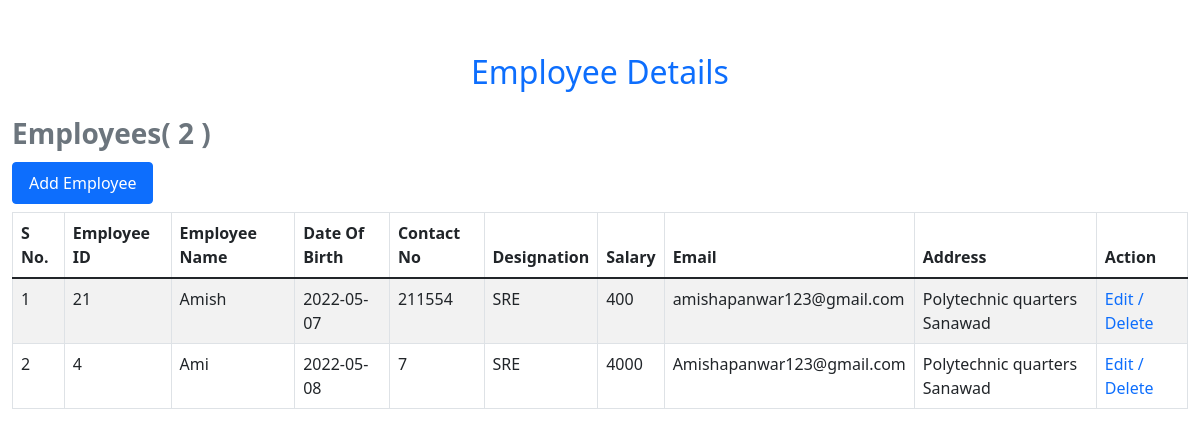
/employee_details.php, run on the app's committed database.
### tables this page shows
CREATE TABLE `employees_details` (
  `id` int(11) NOT NULL,
  `employee_id` int(11) NOT NULL,
  `employee_name` varchar(255) NOT NULL,
  `date_of_birth` date NOT NULL,
  `contact` int(11) UNSIGNED NOT NULL,
  `designation` varchar(255) NOT NULL,
  `salary` int(11) NOT NULL,
  `email` varchar(255) NOT NULL,
  `address` varchar(255) NOT NULL
);

### connectDB.php (called while the page is built, shortened)
<?php
	class connectDB {
		public $conn='';
		public function connectdatabase() {
			$this->conn = mysqli_connect("localhost","root","","employees");
			if(!$this->conn) {
				echo "connection failed" . mysqli_connect_error();
			}else{
				return true;
			}
		}
		public function fetchEmployeesDetails() {
			$sql = "SELECT * FROM employees_details";
			if( $this->conn->query( $sql ) == TRUE ) {
				$result = $this->conn->query( $sql );
				while( $row = $result->fetch_assoc() ) {
				    $arrstrResults[] = $row;
				}
			} else {
				$arrstrResults = null;
			}
			return $arrstrResults;
		}
		public function fetchCountOfRecords() {
			$sql = "SELECT count(*) FROM employees_details";
			if( $this->conn->query( $sql ) == TRUE ) {
				$result = $this->conn->query( $sql );
				$intResult = $result->fetch_assoc();
			} else {
				$intResult = null;
			}
			return (int)$intResult['count(*)'];
		}
	}
?>

### employee_details.php (the view, shortened to what this page needs)
<!DOCTYPE html>
<html>
<head>
	<link href="https://cdn.jsdelivr.net/npm/bootstrap@5.1.3/dist/css/bootstrap.min.css" rel="stylesheet">
</head>
<body>
	<?php
		require_once( 'connectDB.php' );
	  	$obj = new connectDB();
  		$intCountOfEmployees = $obj->fetchCountOfRecords();
	?>
	<form>
		<div class="text-center fs-2 text-primary mt-5">Employee Details</div>
		<div class="mt-3">
			<div class="fw-bold fs-3 text-secondary container-fluid">
				Employees( <?= $intCountOfEmployees ?> )
			</div>
			<div class="container-fluid mt-2">
				<div class="btn btn-primary px-3 py-2" id="addEmployee"><a href="index.php" class="text-white text-decoration-none">Add Employee</a></div>
			</div>
		</div>
		<div class="container-fluid">
			<table class="table table-bordered table-striped table-hover mt-2">
				<thead class="bg-blue-active">
					<tr>
						<th>S No.</th>
						<th>Employee ID</th>
						<th>Employee Name</th>
						<th>Date Of Birth</th>
						<th>Contact No</th>
						<th>Designation</th>
						<th>Salary</th>
						<th>Email</th>
						<th>Address</th>
						<th>Action</th>
					</tr>
				</thead>
				<tbody>
					<?php
						$obj = new connectDB();
						$arrstrResults = $obj->fetchEmployeesDetails();
						$count=1;
						if( is_array( $arrstrResults ) ) {
							foreach( $arrstrResults as $arrstrResult ) {
					?>
								<tr>
									<td><?= $count; ?></td>
									<td><?= $arrstrResult['employee_id']; ?></td>
									<td><?= $arrstrResult['employee_name']; ?></td>
									<td><?= $arrstrResult['date_of_birth']; ?></td>
									<td><?= $arrstrResult['contact']; ?></td>
									<td><?= $arrstrResult['designation']; ?></td>
									<td><?= $arrstrResult['salary']; ?></td>
									<td><?= $arrstrResult['email']; ?></td>
									<td><?= $arrstrResult['address']; ?></td>
									<td>
										<a href="connectDB.php?action=update&id=<?= $arrstrResult['id'];?>" class="text-decoration-none">Edit</a>
										<text class="text-primary">/</text>
										<a href="connectDB.php?action=delete&id=<?= $arrstrResult['id'];?>" class="text-decoration-none" onclick="return confirm('Are you sure, you want to delete it?')">Delete</a>
									</td>
								</tr>
					<?php
								$count++;
							}
						} else {
					?><div class="alert alert-success text-center text-success fw-bold">No Record Found </div>
					<?php
						}
					?>
					</tbody>
				</table>
			</div>
		</form>
	</body>
</html>

### data on the page
employees_details: employee "21", employee_name "Amish", date_of_birth "2022-05-07", contact "211554", designation "SRE", salary "400", email "amishapanwar123@gmail.com", address "Polytechnic quarters Sanawad"
employees_details: employee "4", employee_name "Ami", date_of_birth "2022-05-08", contact "7", designation "SRE", salary "4000", email "Amishapanwar123@gmail.com", address "Polytechnic quarters Sanawad"

### other printed values
$intCountOfEmployees "2"
